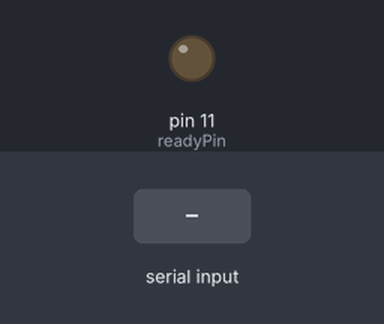
Bench run of a program on a simulated Arduino Micro, built with avr-gcc and run on an emulated ATmega32U4. Parts: output pins drawn as LEDs (lit = HIGH). The test bench sets the inputs (shaded band). What the program prints to the serial monitor is not drawn.

Above: at 1.7 s.
1.8 s: "1\n" received over Serial
4.2 s: "c\n" received over Serial
At 5.8 s:
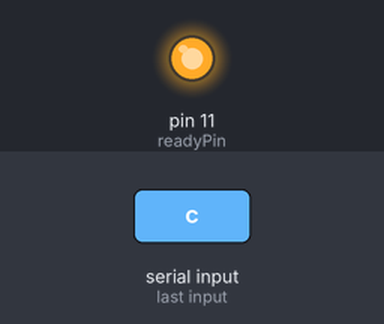
Timing chart, 0 to 16.7 s (numbered marks = the images above; inputs shaded):
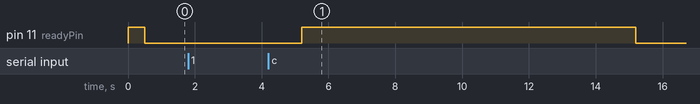

Measured:
- after the input at 1.8 s, every drawn part: stays the same
- after the input at 4.2 s, pin 11 (readyPin): LOW → HIGH after 1.0 s, → LOW 10.0 s later

The program:

main.cpp
```cpp
#include <Arduino.h>
#include <Wire.h>

unsigned long lastTelemetrySend = 0;
const uint16_t telemetryFrequency = 500;

unsigned long lastPingReceived = 0;
unsigned int pingTimeout = 10000;
const uint8_t readyPin = 11;

void setup()
{
  Serial.begin(115200);
  pinMode(readyPin, OUTPUT);
  digitalWrite(readyPin, HIGH);
  delay(500);
  digitalWrite(readyPin, LOW);
}

void execCommand(uint8_t type, uint8_t value)
{
  // Serial.println("command");
  switch (type)
  {
  // case 1:
  //   forward();
  //   break;
  // case 2:
  //   backward();
  //   break;
  // case 3:
  //   left();
  //   break;
  // case 4:
  //   right();
  //   break;
  // case 5:
  //   stop();
  //   break;
  // case 6:
  //   setSpeed(value);
  //   break;
  // case 7:
  //   moveServoProgressive(cameraServoXChannel, cameraAxisX, value);
  //   break;
  // case 8:
  //   moveServoProgressive(cameraServoYChannel, cameraAxisY, value);
  //   break;
  // case 9:
  //   beep(value);
  //   break;
  // case 10:
  //   toggleLed();
  //   break;
  // case 11:
  //   gunShot();
  //   break;
  // case 12:
  //   value = map(value, 0, 180, GUN_LEVER_MIN, GUN_LEVER_MAX);
  //   moveServoProgressive(gunLeverServoChannel, gunLeverAxisValue, value);
  //   break;
  case 99:
    // Serial.println("ping");
    lastPingReceived = millis();
    digitalWrite(readyPin, HIGH);
    break;
  default:
    Serial.print(type);
    Serial.print(" ");
    Serial.print(value);
    Serial.println(" command not found!");
    break;
  }
}

void float2Bytes(byte bytes_temp[4], float float_variable)
{
  union
  {
    float a;
    unsigned char bytes[4];
  } thing;
  thing.a = float_variable;
  memcpy(bytes_temp, thing.bytes, 4);
}

void sendTelemetry()
{
  long distance = 120.5;
  float temp = 10;
  float angleX = 12.65;
  float angleY = 145.60;

  // Serial.print("Ping: ");
  // Serial.println(distance);
  uint8_t distanceBytes[4];
  float2Bytes(distanceBytes, distance);

  // Serial.print("Temp: ");
  // Serial.println(temp);
  uint8_t tempBytes[4];
  float2Bytes(tempBytes, temp);

  // Serial.print("angleX: ");
  // Serial.println(angleX);
  uint8_t angleXBytes[4];
  float2Bytes(angleXBytes, angleX);

  // Serial.print("angleY: ");
  // Serial.println(angleY);
  uint8_t angleYBytes[4];
  float2Bytes(angleYBytes, angleY);

  uint8_t allBytes[] = {
      distanceBytes[0],
      distanceBytes[1],
      distanceBytes[2],
      distanceBytes[3],
      tempBytes[0],
      tempBytes[1],
      tempBytes[2],
      tempBytes[3],
      angleXBytes[0],
      angleXBytes[1],
      angleXBytes[2],
      angleXBytes[3],
      angleYBytes[0],
      angleYBytes[1],
      angleYBytes[2],
      angleYBytes[3],
      '\r',
      '\n'
  };

  Serial.write(allBytes, sizeof(allBytes));
  // Serial.println();
}

void loop()
{
  if (Serial.available())
  {
    uint8_t command[3];
    Serial.readBytesUntil('\0', command, 3);
    uint8_t test = command[0];
    uint8_t test2 = command[1] - 1;
    execCommand(test, test2);
  }
  else
  {
    unsigned long currentMillis = millis();
    if ((currentMillis - lastTelemetrySend) > telemetryFrequency)
    {
      sendTelemetry();
      lastTelemetrySend = currentMillis;
    }
    if ((currentMillis - lastPingReceived) > pingTimeout)
    {
      digitalWrite(readyPin, LOW);
    }
  }
}
```
